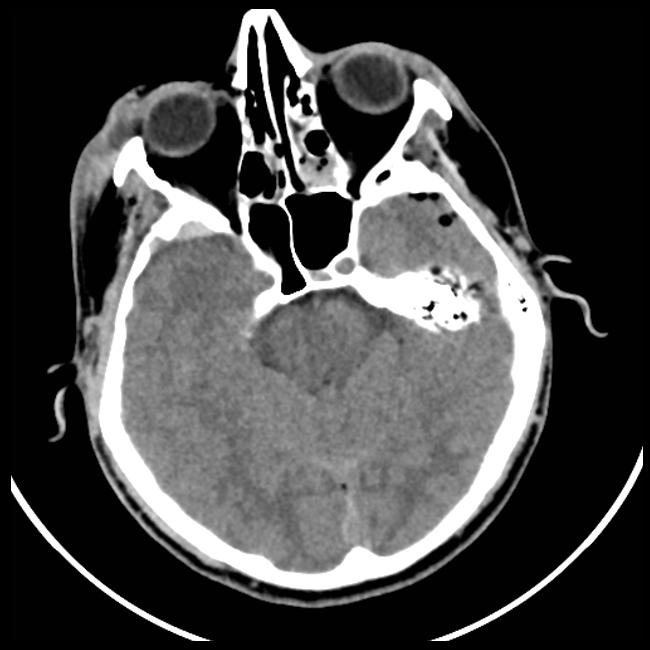
#> input picture ai-model/dataset/segmentation/train/images/049/14.jpg, 650 x 650 px; its folder holds only this picture in this run
$ python load_segmentation_data.py
#> lines starting #> are read from the running program, lines starting #| are printed output that depends on the picture
import os
import cv2
import numpy as np

BASE_DIR = os.path.dirname(__file__)
image_root = os.path.join(BASE_DIR, "dataset", "segmentation", "train", "images")
mask_root = os.path.join(BASE_DIR, "dataset", "segmentation", "train", "masks")

IMG_SIZE = 128

images = []
masks = []

for folder in os.listdir(image_root):
    image_folder = os.path.join(image_root, folder)
    mask_folder = os.path.join(mask_root, folder)

    for file in os.listdir(image_folder):
        img_path = os.path.join(image_folder, file)
        mask_path = os.path.join(mask_folder, file)

        img = cv2.imread(img_path, cv2.IMREAD_GRAYSCALE)
#> img is the input picture: shape (650, 650); min 0, max 255, mean 69.4
        img = cv2.resize(img, (IMG_SIZE, IMG_SIZE))
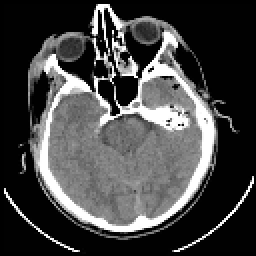
#> img: shape (128, 128) (shown 2 times larger); min 0, max 255, mean 69.4
        img = img / 255.0

        mask = cv2.imread(mask_path, cv2.IMREAD_GRAYSCALE)
        mask = cv2.resize(mask, (IMG_SIZE, IMG_SIZE))
        mask = mask / 255.0

        images.append(img)
        masks.append(mask)
#> pass 2 of the loop `for folder in os.listdir(image_root):`:
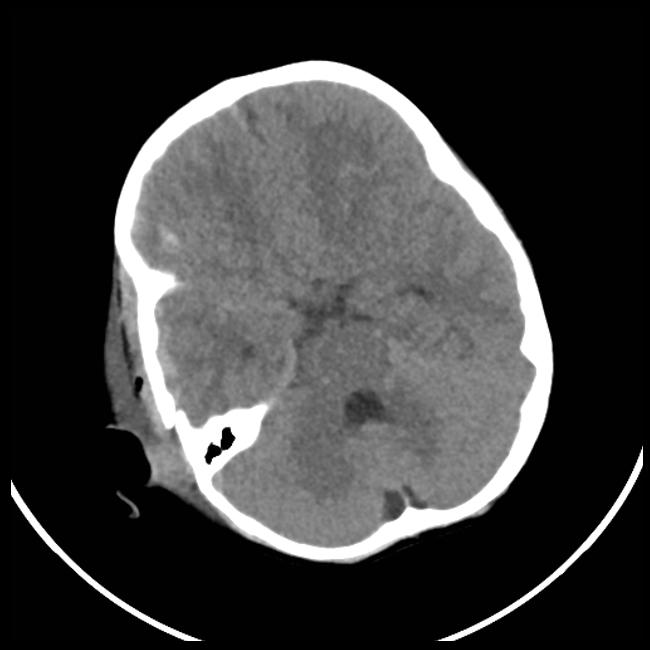
#> input picture ai-model/dataset/segmentation/train/images/051/14.jpg, 650 x 650 px
#> img is the input picture: shape (650, 650); min 0, max 255, mean 59.9
#> `img = cv2.resize(img, (IMG_SIZE, IMG_SIZE))`:
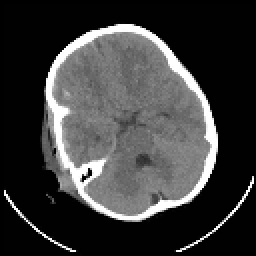
#> img: shape (128, 128) (shown 2 times larger); min 0, max 255, mean 59.8

images = np.array(images)
masks = np.array(masks)
